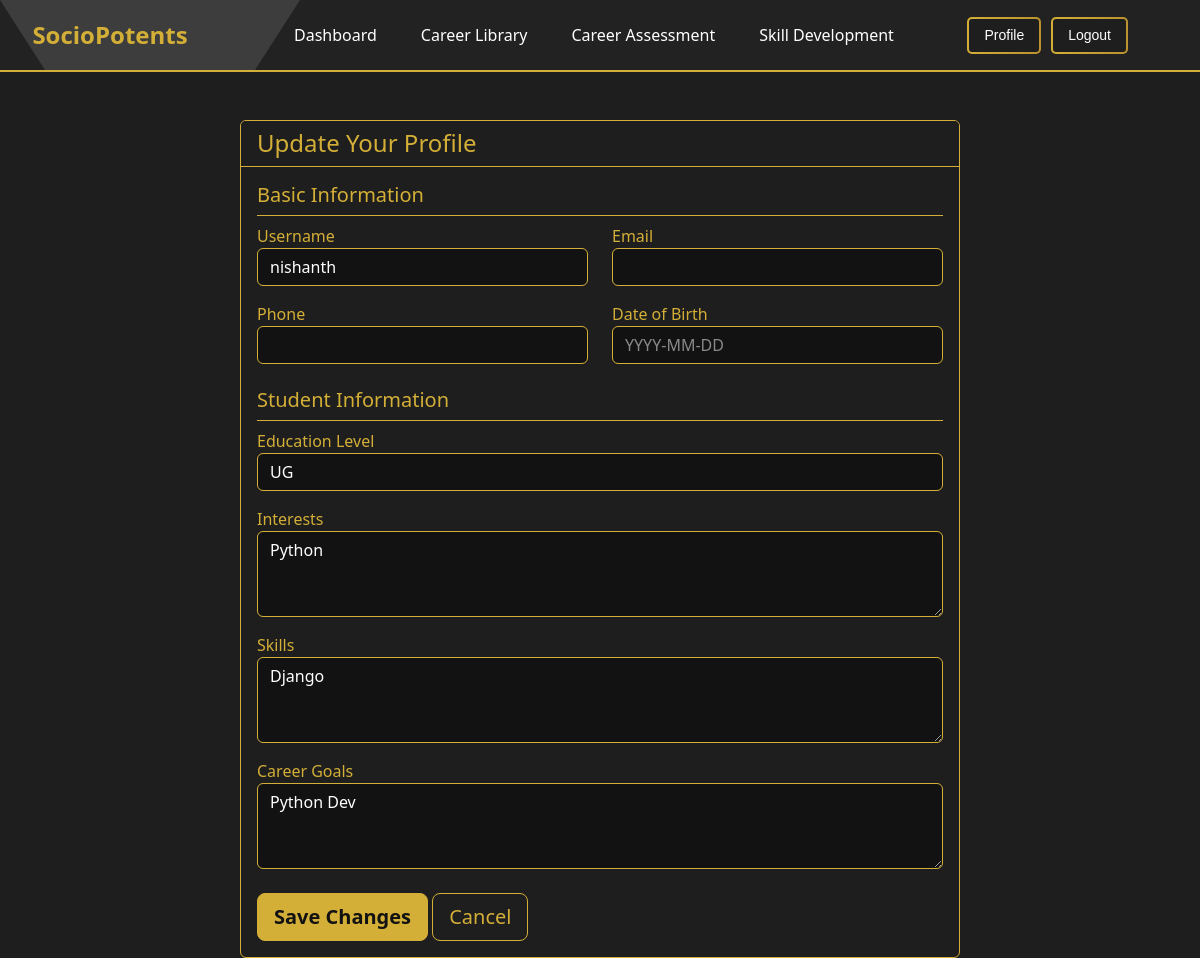
Screenshot of /profile/update/ (signed in) with the database file from the repository.
### career_site/models.py (models this page shows, shortened)
class User(AbstractUser):
    is_student = models.BooleanField(default=False)
    is_admin = models.BooleanField(default=False)
    phone = models.CharField(max_length=15, blank=True)
    date_of_birth = models.DateField(null=True, blank=True)

class StudentProfile(models.Model):
    user = models.OneToOneField(User, on_delete=models.CASCADE, primary_key=True)
    education_level = models.CharField(max_length=100)
    interests = models.TextField()
    skills = models.TextField()
    career_goals = models.TextField()

### career_site/views.py (the view)
# urls.py: path('profile/update/', views.profile_update, name='profile-update'),
@login_required
def profile_update(request):
    if request.user.is_student:
        profile = request.user.studentprofile
        form_class = StudentProfileForm
    elif request.user.is_admin:
        profile = request.user.adminprofile
        form_class = AdminProfileForm
    else:
        return redirect('profile')
    if request.method == 'POST':
        form = form_class(request.POST, instance=profile)
        if form.is_valid():
            form.save()
            messages.success(request, 'Profile updated successfully!')
            return redirect('profile')
    else:
        form = form_class(instance=profile)
    return render(request, 'profile_update.html', {'form': form})

### career_site/forms.py
class StudentProfileForm(forms.ModelForm):
    class Meta:
        model = StudentProfile
        fields = ['education_level', 'interests', 'skills', 'career_goals']

### career_site/templates/profile_update.html (shortened to what this page needs)
{% extends 'base.html' %}
{% block content %}
<div class="container mt-4">
    <div class="row justify-content-center">
        <div class="col-md-8">
            <div class="card" style="background-color: #1E1E1E; border-color: #D4AF37;">
                <div class="card-header" style="border-color: #D4AF37; background-color: #1E1E1E;">
                    <h4 class="mb-0" style="color: #D4AF37;">Update Your Profile</h4>
                </div>
                <div class="card-body">
                    <form method="POST" enctype="multipart/form-data">
                        <div class="mb-4">
                            <h5 class="pb-2" style="color: #D4AF37; border-bottom: 1px solid #D4AF37;">Basic Information</h5>
                            <div class="row">
                                <div class="col-md-6">
                                    <div class="form-group">
                                        <label for="id_username" style="color: #D4AF37;">Username</label>
                                        <input type="text" class="form-control bg-dark text-white" value="{{ user.username }}" disabled>
                                    </div>
                                </div>
                                <div class="col-md-6">
                                    <div class="form-group">
                                        <label for="id_email" style="color: #D4AF37;">Email</label>
                                        <input type="email" class="form-control bg-dark text-white" id="id_email" name="email"
                                               value="{{ user.email }}">
                                    </div>
                                </div>
                            </div>
                            <div class="row mt-3">
                                <div class="col-md-6">
                                    <div class="form-group">
                                        <label for="id_phone" style="color: #D4AF37;">Phone</label>
                                        <input type="text" class="form-control bg-dark text-white" id="id_phone" name="phone"
                                               value="{{ user.phone }}">
                                    </div>
                                </div>
                                <div class="col-md-6">
                                    <div class="form-group">
                                        <label for="id_date_of_birth" style="color: #D4AF37;">Date of Birth</label>
                                        <input type="date" class="form-control bg-dark text-white" id="id_date_of_birth"
                                               name="date_of_birth" value="{{ user.date_of_birth|date:'Y-m-d' }}"
                                               onfocus="(this.type='date')" onblur="if(!this.value) this.type='text'">
                                    </div>
                                </div>
                            </div>
                        </div>
                        <div class="mb-4">
                            {% if user.is_student %}
                                <h5 class="pb-2" style="color: #D4AF37; border-bottom: 1px solid #D4AF37;">Student Information</h5>
                                <div class="form-group">
                                    <label for="id_education_level" style="color: #D4AF37;">Education Level</label>
                                    <input type="text" class="form-control bg-dark text-white" id="id_education_level"
                                           name="education_level" value="{{ user.studentprofile.education_level }}">
                                </div>
                                <div class="form-group mt-3">
                                    <label for="id_interests" style="color: #D4AF37;">Interests</label>
                                    <textarea class="form-control bg-dark text-white" id="id_interests" name="interests"
                                              rows="3">{{ user.studentprofile.interests }}</textarea>
                                </div>
                                <div class="form-group mt-3">
                                    <label for="id_skills" style="color: #D4AF37;">Skills</label>
                                    <textarea class="form-control bg-dark text-white" id="id_skills" name="skills"
                                              rows="3">{{ user.studentprofile.skills }}</textarea>
                                </div>
                                <div class="form-group mt-3">
                                    <label for="id_career_goals" style="color: #D4AF37;">Career Goals</label>
                                    <textarea class="form-control bg-dark text-white" id="id_career_goals" name="career_goals"
                                              rows="3">{{ user.studentprofile.career_goals }}</textarea>
                                </div>
                            {% endif %}
                        </div>
                        <div class="form-group mt-4">
                            <button type="submit" class="btn btn-primary btn-lg">Save Changes</button>
                            <a href="{% url 'profile' %}" class="btn btn-outline-gold btn-lg ml-2">Cancel</a>
                        </div>
                    </form>
                </div>
            </div>
        </div>
    </div>
</div>
{% endblock %}

### career_site/templates/base.html (style rules this page uses)
:root { --gold: #D4AF37; --dark-gold: #B7950B; --black: #121212; --dark-gray: #1E1E1E; --light-gray: #2E2E2E; }
body { background-color: #1E1E1E; color: white; min-height: 100vh; display: flex; flex-direction: column; }
.card { background-color: #1E1E1E; border: 1px solid #D4AF37; transition: transform 0.3s ease, box-shadow 0.3s ease; color: white; }
.btn-primary { background-color: #D4AF37; border-color: #D4AF37; color: #121212; font-weight: bold; transition: all 0.3s ease; }
.form-control { background-color: #2E2E2E; border-color: #D4AF37; color: white; transition: border-color 0.3s ease, box-shadow 0.3s ease; }
.form-control::placeholder { color: rgba(255, 255, 255, 0.5); }
a { color: #D4AF37; text-decoration: none; transition: color 0.3s ease; }

### career_site/templates/profile_update.html (style rules this page uses)
.form-control, .form-select, textarea { background-color: #121212 !important; color: white !important; border-color: #D4AF37 !important; }
.btn-outline-gold { color: #D4AF37; border-color: #D4AF37; }

### rows the page displays
User: username "nishanth", education_level "UG", interests "Python", skills "Django", career_goals "Python Dev"
